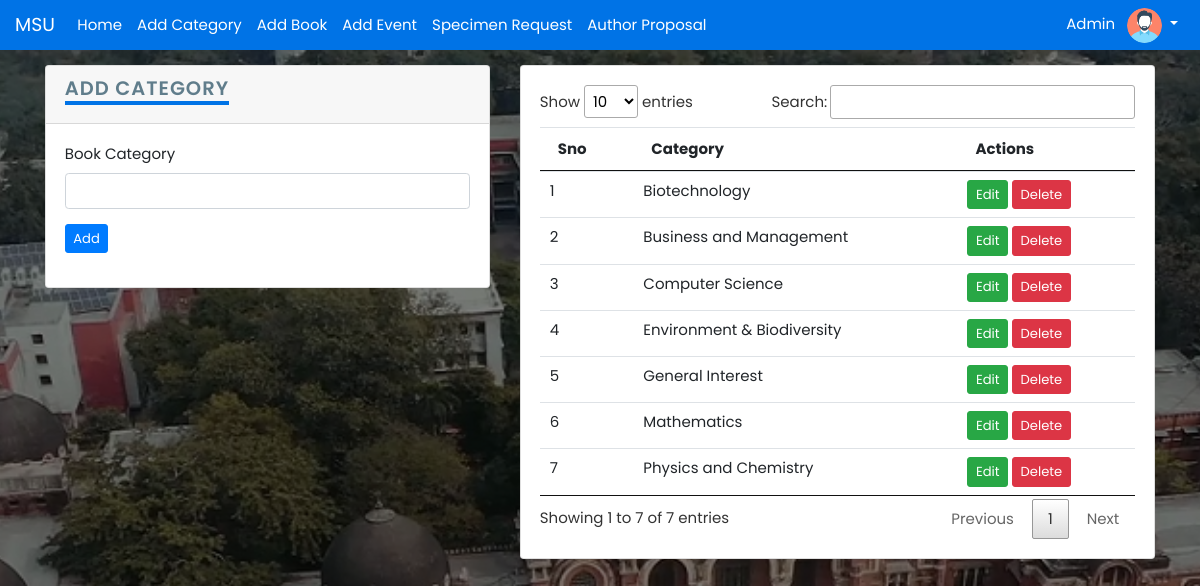
/admin/add_category.php (signed in), run on the app's committed database.
### tables this page shows
CREATE TABLE `books_category_tbl` (
  `id` int(11) NOT NULL,
  `cat_name` varchar(50) NOT NULL
);

### admin/add_category.php (the view, shortened to what this page needs)
<?php include '../partial/_config.php';
$cat_name = "";
?>
<!DOCTYPE html>
<html lang="en">
<head>
    <?php include 'partial/_link.php'; ?>
</head>
<body>
    <?php include 'partial/_nav.php';
    ?>
    <div class="main container mt-3">
        <div class="row">
            <div class="col-12 col-md-5">
                <div class="card">
                    <div class="card-header"><h2>Add Category</h2></div>
                    <div class="card-body">
                        <?php
                        if ($_SERVER['REQUEST_METHOD'] == "GET" && isset($_GET['id'])) { ?>
                            <form action="add_category.php" method="GET">
                                <div class="form-group">
                                    <label for="category">Book Category</label>
                                    <input type="hidden" name="edit_id" id="edit_id" value="<?php echo $id; ?>">
                                    <input type="text" name="edit_category" id="edit_category" class="form-control" value="<?php echo $cat_name; ?>">
                                </div>
                                <div class="form-group">
                                    <input type="submit" name="update" id="update" value="Update" class="btn btn-primary btn-sm">
                                </div>
                            </form>
                        <?php
                        } else {
                        ?>
                            <form action="add_category.php" method="POST">
                                <div class="form-group">
                                    <label for="category">Book Category</label>
                                    <input type="text" name="category" id="category" class="form-control">
                                </div>
                                <div class="form-group">
                                    <input type="submit" name="add" id="add" value="Add" class="btn btn-primary btn-sm">
                                </div>
                            </form>
                        <?php } ?>
                    </div>
                </div>
            </div>
            <div class="col-12 col-md-7">
                <div class="card">
                    <div class="card-body">
                        <table id="myTable" class="table">
                            <thead>
                                <th>Sno</th>
                                <th>Category</th>
                                <th>Actions</th>
                            </thead>
                            <tbody>
                                <?php
                                $sql = "select * from books_category_tbl";
                                $result = $conn->query($sql);
                                if ($result) {
                                    $sno = 0;
                                    while ($rows = $result->fetch_assoc()) {
                                        echo '<tr>
                                                <td>' . ++$sno . '</td>
                                                <td>' . $rows['cat_name'] . '</td>
                                                <td><a href="add_category.php?id=' . $rows['id'] . '" class="btn btn-success btn-sm">Edit</a> <a class="btn btn-danger btn-sm deletes" href="#" id="' . $rows['id'] . '">Delete</a></td>
                                             </tr>';
                                    }
                                }
                                ?>
                            </tbody>
                        </table>
                    </div>
                </div>
            </div>
        </div>
    </div>
</body>
</html>

### css/style.css (style rules this page uses)
* { margin: 0; padding: 0; font-family: 'Poppins', sans-serif; box-sizing: border-box; }

### admin/css/style.css (style rules this page uses)
* { margin: 0; padding: 0; box-sizing: border-box; font-size: 15px; }
body::before { content: ''; position: absolute; background-color: black; width: 100%; height: 100%; z-index: -1; opacity: 0.5; }
body { background: url('../images/login-bg01.jpg') no-repeat center center/cover; position: relative; z-index: 1; top: 0; left: 0; }
.main { height: 100vh; }
h2 { color: #607d8b; font-weight: 600; font-size: 1.3rem; text-transform: uppercase; border-bottom: 4px solid #0073e6; display: inline-block; letter-spacing: 1px; }

### data on the page
books_category_tbl: cat_name "Biotechnology"
books_category_tbl: cat_name "Business and Management"
books_category_tbl: cat_name "Computer Science"
books_category_tbl: cat_name "Environment & Biodiversity"
books_category_tbl: cat_name "General Interest"
books_category_tbl: cat_name "Mathematics"
books_category_tbl: cat_name "Physics and Chemistry"
